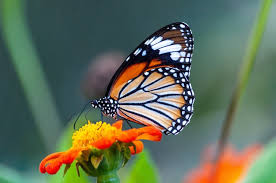
#> input picture example.jpg, 276 x 183 px
$ python Anotation.py
#> lines starting #> are read from the running program, lines starting #| are printed output that depends on the picture
import cv2
import matplotlib.pyplot as plt

image_path = 'example.jpg'
# Load the image
image = cv2.imread(image_path)
#> image is the input picture: shape (183, 276, 3); mean B, G, R 89.8, 109.4, 97.3
# Convert the image from BGR to RGB
image_rgb = cv2.cvtColor(image, cv2.COLOR_BGR2RGB)

# get img dimensions
height, width, _ = image_rgb.shape
#> height = 183; width = 276

# step 2: draw two rectangles around interesting regions
# Rectangle 1: top-left corner
rect1_width, rect1_height = 150, 150
top_left1 = (20, 20)
bottom_right1 = (top_left1[0] + rect1_width, top_left1[1] + rect1_height)
cv2.rectangle(image_rgb, top_left1, bottom_right1, (0, 255, 255), 3)

# Rectangle 2: bottom-right corner
rect2_width, rect2_height = 200, 150
top_left2 = (width - rect2_width - 20, height - rect2_height - 20)
#> top_left2 = (56, 13)
bottom_right2 = (top_left2[0] + rect2_width, top_left2[1] + rect2_height)
#> bottom_right2 = (256, 163)
cv2.rectangle(image_rgb, top_left2, bottom_right2, (255, 0, 255), 3)

# step 3: draw circles at the center of each rectangle
center1_x = top_left1[0] + rect1_width // 2
center1_y = top_left1[1] + rect1_height // 2
center2_x = top_left2[0] + rect2_width // 2
#> center2_x = 156
center2_y = top_left2[1] + rect2_height // 2
#> center2_y = 88
cv2.circle(image_rgb, (center1_x, center1_y), 15, (0, 255, 0), -1)
cv2.circle(image_rgb, (center2_x, center2_y), 15, (0, 255, 0), -1)

# step 4: drawing connecting lines between the centers of the rectangles
cv2.line(image_rgb, (center1_x, center1_y), (center2_x, center2_y), (0, 255, 0), 3)

# step 5: add text labels for regions and centers
font = cv2.FONT_HERSHEY_SIMPLEX
cv2.putText(image_rgb, 'Region 1', (top_left1[0], top_left1[1] - 10), font, 0.7, (255, 255, 0), 2, cv2.LINE_AA)
cv2.putText(image_rgb, 'Region 2', (top_left2[0], top_left2[1] - 10), font, 0.7, (255, 255, 0), 2, cv2.LINE_AA)
cv2.putText(image_rgb, 'Center 1', (center1_x - 40, center1_y + 30), font, 0.5, (255, 255, 255), 1, cv2.LINE_AA)
cv2.putText(image_rgb, 'Center 2', (center2_x - 40, center2_y + 30), font, 0.5, (255, 255, 255), 1, cv2.LINE_AA)

# step 6: add Bi-directional arrows representing height
arrow_start = (width - 50, 20)
#> arrow_start = (226, 20)
arrow_end = (width - 50, height - 20)
#> arrow_end = (226, 163)
cv2.arrowedLine(image_rgb, arrow_start, arrow_end, (255, 255, 0), 3, tipLength=0.05)
cv2.arrowedLine(image_rgb, arrow_end, arrow_start, (255, 255, 0), 3, tipLength=0.05)
#> image_rgb: shape (183, 276, 3); mean R, G, B 106.3, 121.3, 105.6

# annotate height value
height_label_pos = (arrow_start[0] - 150, (arrow_start[1] + arrow_end[1]) // 2)
#> height_label_pos = (76, 91)
cv2.putText(image_rgb, f'Height: {height}px', height_label_pos, font, 0.8, (255, 255, 0), 2, cv2.LINE_AA)
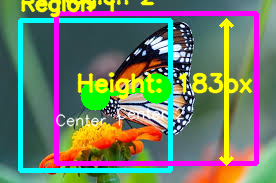
#> image_rgb: shape (183, 276, 3); mean R, G, B 111.3, 124.5, 103.8
# step 7: display the annotated image
plt.figure(figsize=(12, 8))
plt.imshow(image_rgb)
plt.title('Annotated Image with Regions, Centers, and Bi-directional Height Arrows')
plt.axis('off')
plt.show()
